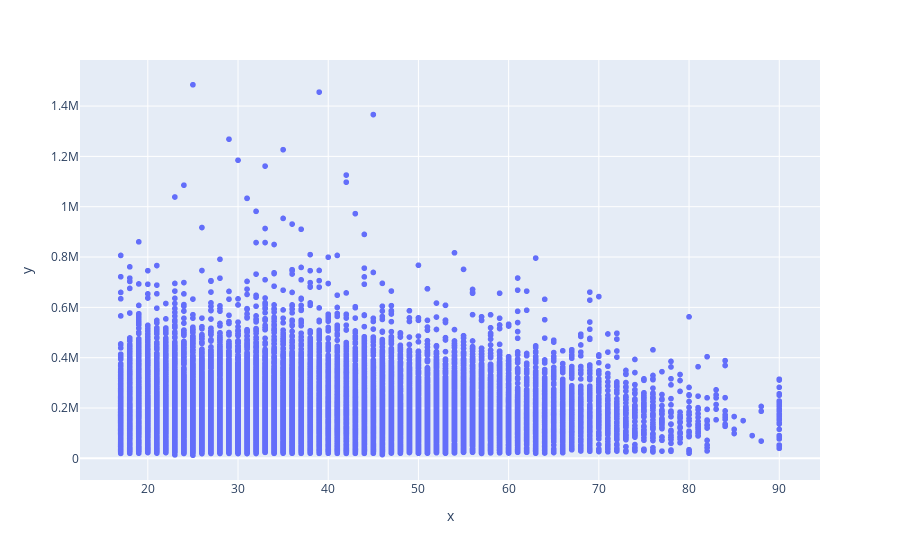

The notebook cell this image was saved under:
### Code cell
# Age x Final Weight

grafico = px.scatter(x=base_census['age'], y=base_census['final-weight'])
grafico.show()

### Figure 1 — Plotly figure (JSON) as saved in the notebook; plotly's stock layout.template omitted (floating-point values rounded to 4 significant figures; data arrays with more than 128 entries replaced by an {"elided": "..."} marker saying what was removed)
{"data": [{"hovertemplate": "x=%{x}<br>y=%{y}<extra></extra>", "legendgroup": "", "marker": {"color": "#636efa", "symbol": "circle"}, "mode": "markers", "name": "", "showlegend": false, "type": "scattergl", "x": {"elided": "32561 int values"}, "xaxis": "x", "y": {"elided": "32561 int values"}, "yaxis": "y"}], "layout": {"legend": {"tracegroupgap": 0}, "margin": {"t": 60}, "xaxis": {"anchor": "y", "domain": [0, 1], "title": {"text": "x"}}, "yaxis": {"anchor": "x", "domain": [0, 1], "title": {"text": "y"}}}}
